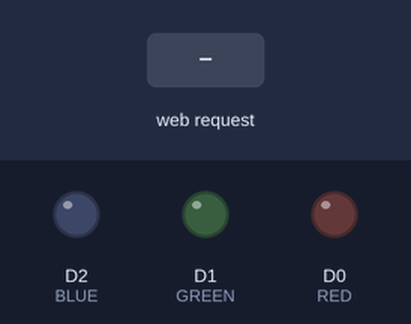
The sketch below on a simulated ESP8266 (NodeMCU). Parts: output pins drawn as LEDs (lit = HIGH). The test bench sets the inputs (shaded band). WiFi joins after 1.5 s; servers stay silent unless stated; what the sketch prints to the serial monitor is not drawn.

Above: at 2.7 s.
2.8 s: HTTP request GET /LEDR=ON received
At 3.2 s:
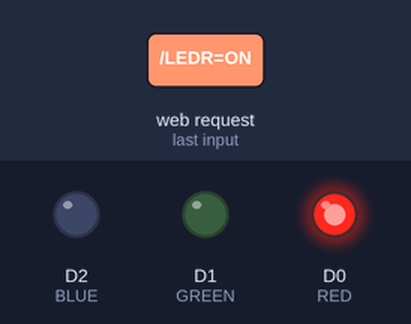
4.3 s: HTTP request GET /LEDG=ON received
At 5.5 s:
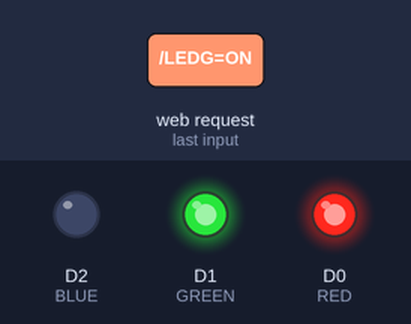
5.8 s: HTTP request GET /LEDR=OFF received
At 6.7 s:
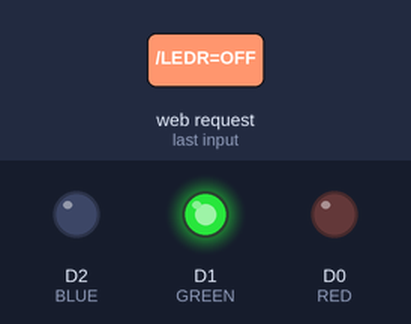
7.3 s: HTTP request GET /LEDB=ON received
At 7.8 s:
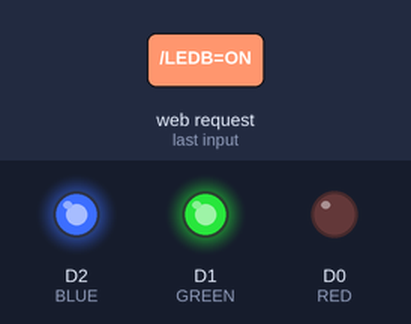
8.8 s: HTTP request GET /LEDG=OFF received
At 10.0 s:
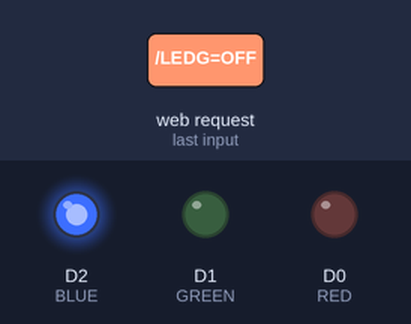
10.3 s: HTTP request GET /LEDR=ON received
At 11.3 s:
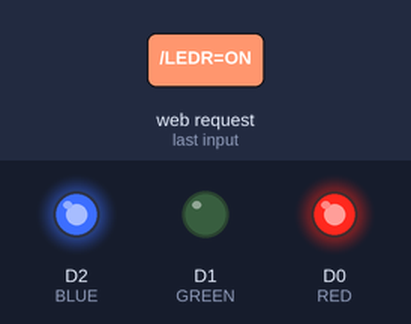
Timing chart, 0 to 12.8 s (numbered marks = the images above; inputs shaded):
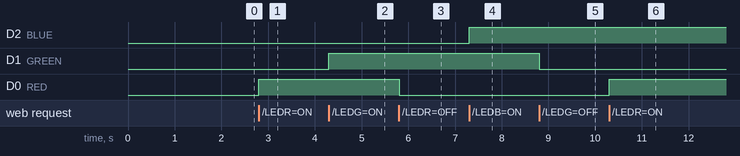

The sketch:

arduino_led_server.ino
```cpp
#include <ESP8266WiFi.h>

const char* ssid = "BoteroAguilar";
const char* pass = "ejecutivo2020";

//Para 1 LED
#define RED D0
#define GREEN D1
#define BLUE D2


WiFiServer server(80); //Crea objeto server con puerto 80

void setup()
{
    pinMode(RED,OUTPUT);
    pinMode(GREEN,OUTPUT);
    pinMode(BLUE,OUTPUT);

	digitalWrite(RED,LOW);
    digitalWrite(GREEN,LOW);
    digitalWrite(BLUE,LOW);
    Serial.begin(9600);
    delay(10);

    //Conexion a la red WiFi
    Serial.println();
    Serial.print("Conectando a la red");
    Serial.println(ssid);

    WiFi.begin(ssid,pass); //Inicia la conexion
    while(WiFi.status() != WL_CONNECTED) //sigue intentando conectarse
    {
        delay(500);
        Serial.print(".");
    }

    Serial.println("\nWifi conectado");

    //Inicia el servidor
    server.begin();
    Serial.println("Inicia el servidor");
    Serial.println("Para  conectarse, utilizar la siguiente URL: ");
    Serial.print("http://");
    Serial.print(WiFi.localIP());
    Serial.println("/");
}

int value_r = LOW;
int value_g = LOW;
int value_b = LOW;

void loop()
{
    WiFiClient client = server.available(); //Verifica si hay algun cleinte conectado
    if(!client) // Mientras no haya cleinte no contuinua
    {
        return;
    }

    //Cuando encuentra cliente conectado
    Serial.println("Nuevo cliente");
    while (!client.available()) {//Espera hasta recibir dato del cliente
        delay(1);
    }
    //Cuando recibe un dato, lee la primera liena del request del cliente
    String request = client.readStringUntil('\r');
    Serial.println(request);
    client.flush();

    //Asocia el request a la accion correspondiente

    if(request.indexOf("/LEDR=ON")!=-1) value_r = HIGH;
    if(request.indexOf("/LEDR=OFF")!=-1) value_r = LOW;
    if(request.indexOf("/LEDG=ON")!=-1) value_g = HIGH;
    if(request.indexOf("/LEDG=OFF")!=-1) value_g = LOW;
	if(request.indexOf("/LEDB=ON")!=-1) value_b = HIGH;
    if(request.indexOf("/LEDB=OFF")!=-1) value_b = LOW;

	digitalWrite(RED, value_r);
	digitalWrite(GREEN, value_g);
	digitalWrite(BLUE, value_b);

    //Retorna una respuesta
    client.println("http/1.1 200 OK");
    client.println("Content-Type: text/html");
    client.println("");
    client.println("<!DOCTYPE HTML>");
    client.println("<html>");

    client.print("LED_RED: ");
	client.print(value_r == HIGH ? "ON" : "OFF");
	client.print("<br>");
    client.print("LED_GREEN: ");
	client.print(value_g == HIGH ? "ON" : "OFF");
	client.print("<br>");
    client.print("LED_BLUE: ");
	client.print(value_b == HIGH ? "ON" : "OFF");
	client.print("<br>");


    client.println("<br><br>");
    client.println("<a href=\"/LEDR=ON\"><button>Encender RED</button></a>");
    client.println("<a href=\"/LEDR=OFF\"><button>Apagar RED</button></a><br/>");

    client.println("<a href=\"/LEDG=ON\"><button>Encender GREEN</button></a>");
    client.println("<a href=\"/LEDG=OFF\"><button>Apagar GREEN</button></a><br/>");

    client.println("<a href=\"/LEDB=ON\"><button>Encender BLUE</button></a>");
    client.println("<a href=\"/LEDB=OFF\"><button>Apagar BLUE</button></a><br/>");

    client.println("</html>");
    delay(1);
    Serial.println("Cliente desconectado");

}
```

Measured:
- after the input at 2.8 s, D0 (RED): LOW → HIGH at once
- after the input at 4.3 s, D1 (GREEN): LOW → HIGH at once
- after the input at 5.8 s, D0 (RED): HIGH → LOW at once
- after the input at 7.3 s, D2 (BLUE): LOW → HIGH at once
- after the input at 8.8 s, D1 (GREEN): HIGH → LOW at once
- after the input at 10.3 s, D0 (RED): LOW → HIGH at once
